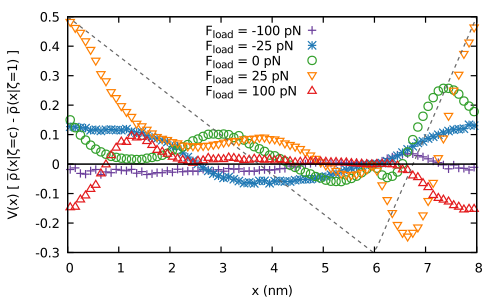

Reproduce this figure in gnuplot.
#!/usr/bin/gnuplot
set term pdfcairo enhanced linewidth 1.75 font ",14"
set output "chem_efficiency_distr_all_F.pdf" 

load "Data/my.pal"

set xlabel "x (nm)"
set ylabel "V(x) [ ~{/Symbol r}\342\200\276 (x|{/Symbol z}=c) - ~{/Symbol r}\342\200\276 (x|{/Symbol z}=1) ]"

set key top center Left width -4    

unset x2tics 
unset y2tics

#set arrow 1 from 6.,graph(0,0) to 6.,graph(1,1) lt 0 lw 1.25 lc rgb "black" nohead 

sign(x) = x==0 ? 0 : x/abs(x)

V(x) = x<2. ? 40.*x/2. : 40.*(8.-x)/6.
shift(x) = x<0 ? shift(x+8) : (x>8 ? shift(x-8) : x)

f = "-100 -25 0 25 100"
color = "1 3 6 10 8"

c = 0.3
dE = 30.4
kbind = 40.
kunbind = 80.

s = 0.
cum(x) = ( s=s+x )

plot [0:8][:] \
     for [i=1:5] sprintf("< paste Data/pos_distr_F=%s_attached.dat Data/pos_distr_F=%s_detached.dat", word(f,i), word(f,i)) u (shift($1+6)):(V($1)*(($5/kbind-$2/kunbind)*(kbind+kunbind))) title sprintf("F_{load} = %s pN", word(f,i)) w points ls word(color,i) \
    , V(shift(x-6)) axis x1y2 lt rgb "#666666" dashtype "-" notitle \
    , 0 lt rgb "black" lw 1.25 notitle 
